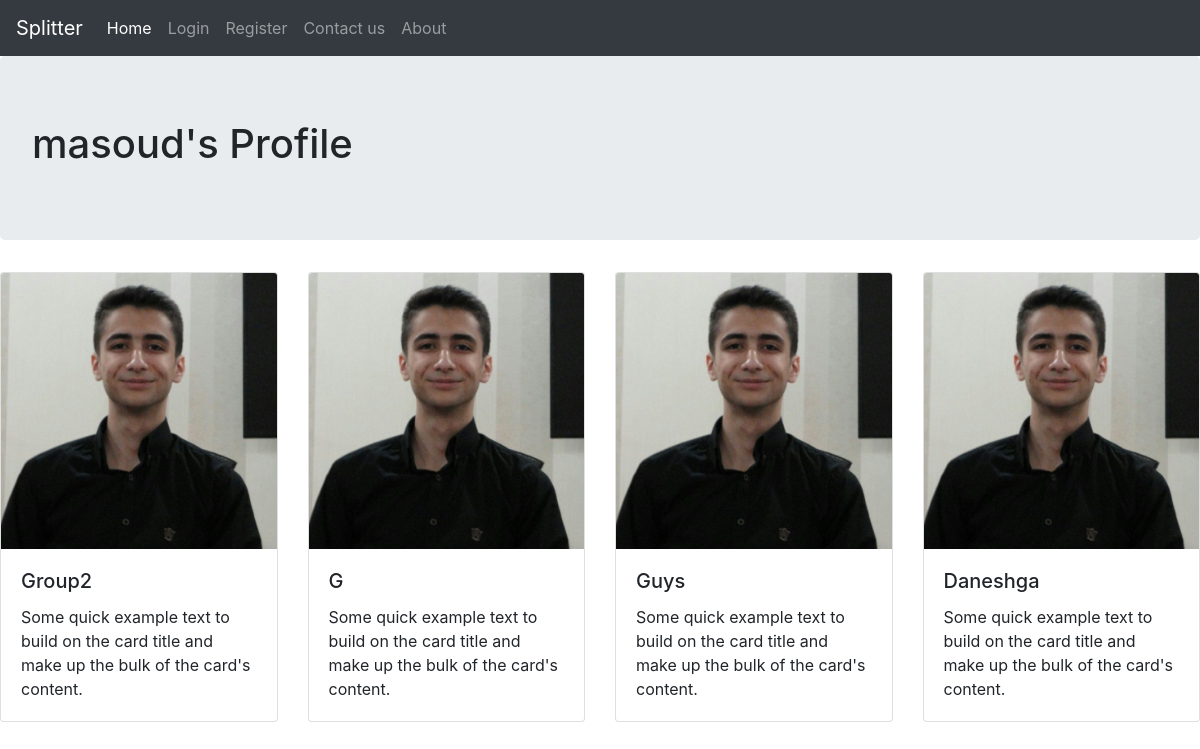
Screenshot of /masoud (signed in) with the database file from the repository.
### main/models.py (models this page shows, shortened)
class Account(models.Model):
    user = models.OneToOneField(User, on_delete=models.CASCADE)
    profile_picture = models.ImageField(
        upload_to='main/static/img/profile_pictures', blank=True)

class GroupMember(models.Model):
    group_fk = models.ForeignKey(Group, on_delete=models.CASCADE)
    member_fk = models.ForeignKey(Account, on_delete=models.CASCADE)
    balance = models.FloatField(default=0)

class Group(models.Model):
    group_id = models.SlugField(max_length=20, unique=True)
    group_name = models.CharField(max_length=20)
    admin_fk = models.ForeignKey(Account, on_delete=models.CASCADE)
    group_picture = models.ImageField(
        upload_to='main/static/img/group_pictures', blank=True)

### main/views.py (the view)
# urls.py: path('<slug:username>', views.account_view),
@login_required
def account_view(request, username):
    account = Account.objects.get(user=request.user)
    print('\n\n\n', account.profile_picture, '\n\n\n')
    profile_account = Account.objects.get(
        user=User.objects.get(username=username))
    groups = GroupMember.objects.filter(member_fk=profile_account)
    if profile_account == account:
        template_name = 'account.html'
        title = 'Account Detail'
    else:
        template_name = 'profile.html'
        title = 'Profile Detail'
    context = {'title': title,
               'account': account, 'groups': groups,
               'profile_account': profile_account}
    return render(request, template_name, context)

### main/templates/profile.html (shortened to what this page needs)
{% extends "base.html" %}
{% load static %}
{% block navbar %}
{% include 'navbar.html' with account=account %}
{% endblock %}
{% block content %}
<div class="jumbotron">
    <h1 class="display-6">{{ profile_account.user.first_name }}'s Profile</h1>
</div>
<div class="row">
    {% for group in groups %}
    <div class="col col-12 col-sm-6 col-md-4 col-lg-3">
        <div class="card">
            <img src="{% static 'img/test.jpeg' %}" class="card-img-top" alt="img">
            <div class="card-body">
                <h5 class="card-title">{{ group.group_fk.group_name }}</h5>
                <p class="card-text">Some quick example text to build on the card title and make up the bulk of the
                    card's content.</p>
            </div>
        </div>
    </div>
    {% endfor %}
</div>
{% endblock %}

### rows the page displays
Account: user.first_name "masoud"
GroupMember: group_fk.group_name "Group2"
GroupMember: group_fk.group_name "G"
GroupMember: group_fk.group_name "Guys"
GroupMember: group_fk.group_name "Daneshga"
